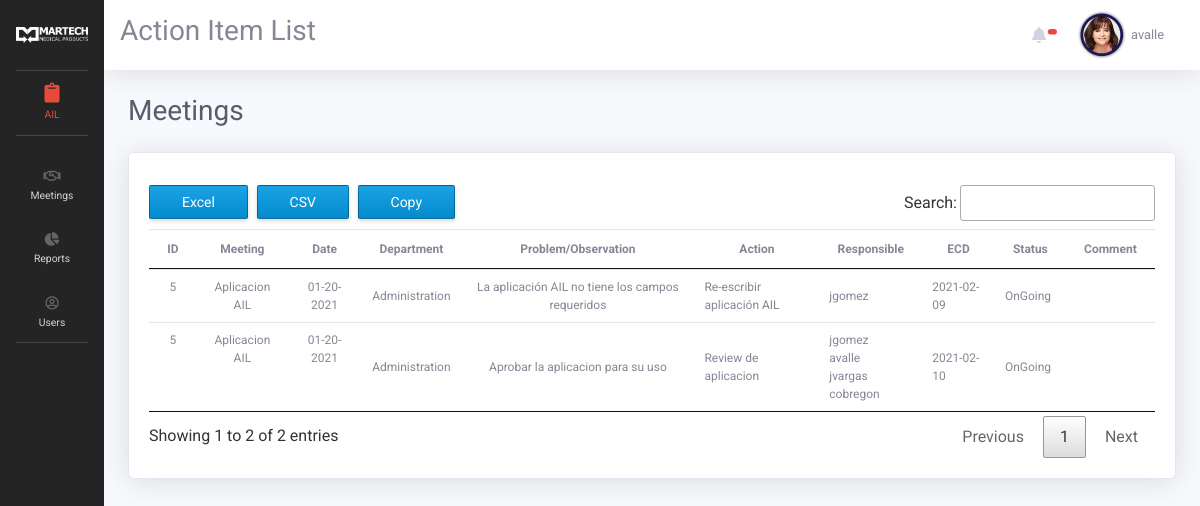
/ailApp/index.php?page=meeting_report&meeting_id=5 (signed in), run on the app's committed database.
### tables this page shows
CREATE TABLE `meetings` (
  `meeting_id` int(11) NOT NULL,
  `meeting_department_id` int(11) NOT NULL,
  `meeting_name` varchar(255) NOT NULL,
  `meeting_date` date NOT NULL,
  `meeting_active` int(1) NOT NULL DEFAULT 1,
  `meeting_complete` int(1) NOT NULL,
  `meeting_user_id` int(11) NOT NULL
);

CREATE TABLE `departments` (
  `department_id` int(11) NOT NULL,
  `department_name` varchar(255) NOT NULL,
  `department_active` int(1) NOT NULL DEFAULT 1
);

CREATE TABLE `actions` (
  `action_id` int(11) NOT NULL,
  `action_meeting_id` int(11) NOT NULL,
  `action_name` varchar(255) NOT NULL,
  `action_description` text NOT NULL,
  `action_department` int(11) NOT NULL,
  `action_promise_date` date NOT NULL,
  `action_end_date` date NOT NULL,
  `action_status` int(1) NOT NULL,
  `action_complete` int(1) NOT NULL DEFAULT 0
);

CREATE TABLE `action_responsible` (
  `a_responsible_id` int(11) NOT NULL,
  `a_action_id` int(11) NOT NULL,
  `a_responsible_user` int(11) NOT NULL,
  `a_responsible_main` int(1) NOT NULL DEFAULT 0,
  `a_responsible_added_by` int(11) NOT NULL,
  `a_responsible_date` date NOT NULL
);

CREATE TABLE `users` (
  `user_id` int(11) NOT NULL COMMENT 'auto incrementing user_id of each user, unique index',
  `user_name` varchar(64) NOT NULL COMMENT 'user''s name, unique',
  `user_password_hash` varchar(255) NOT NULL COMMENT 'user''s password in salted and hashed format',
  `user_email` varchar(64) NOT NULL COMMENT 'user''s email, unique',
  `user_first_name` varchar(255) DEFAULT NULL,
  `user_last_name` varchar(255) DEFAULT NULL,
  `user_employee_number` varchar(255) DEFAULT NULL,
  `user_department` int(11) NOT NULL,
  `user_date` datetime DEFAULT NULL,
  `user_last_update` timestamp NOT NULL DEFAULT current_timestamp() ON UPDATE current_timestamp(),
  `user_phone` varchar(25) DEFAULT NULL,
  `user_areacode` varchar(5) DEFAULT NULL,
  `user_level` int(1) NOT NULL DEFAULT 0,
  `user_image` varchar(255) NOT NULL DEFAULT 'uploads/user_img/noimage.png',
  `user_locked` int(1) NOT NULL DEFAULT 0,
  `user_suspend` int(1) NOT NULL DEFAULT 0,
  `user_active` int(1) NOT NULL DEFAULT 1
);

### ailApp/views/pages/reports/meeting_report.php (the view, shortened to what this page needs)
<h1 class="h3 mb-4 text-gray-800">Meetings</h1>
<div class="card shadow mb-4">
    <div class="card-header py-3">
    </div>
        <div class="card-body">
            <div style="margin-top:-20px;" class="table-responsive">
            <table  style="font-size: 14px; vertical-align:middle; " class="table  order-column " id="dataTableExcel" width="100%" cellspacing="0">
                <thead>
                <tr>
                    <th style="text-align: center;">ID</th>
                    <th style="text-align: center;">Meeting</th>
                    <th style="text-align: center;">Date</th>
                    <th style="text-align: center;">Department</th>
                    <th style="text-align: center;">Problem/Observation</th>
                    <th style="text-align: center;">Action</th>
                    <th style="text-align: center;">Responsible</th>
                    <th style="text-align: center;">ECD</th>
                    <th style="text-align: center;">Status</th>
                    <th style="text-align: center;">Comment</th>
                </tr>
                </thead>
                <tbody>
                    <?php
                    $query = "SELECT * FROM meetings
                    LEFT JOIN departments ON meetings.meeting_department_id = departments.department_id
                    LEFT JOIN actions ON meetings.meeting_id = actions.action_meeting_id
                    LEFT JOIN users as owner ON meetings.meeting_user_id = owner.user_id
                    WHERE meeting_id = {$_GET['meeting_id']}";
                    $result = mysqli_query($connection, $query);
                    while($row = mysqli_fetch_array($result)):
                    ?>
                        <tr>
                            <td style="text-align: center;"><?php echo $row['meeting_id'];  ?></td>
                            <td style="text-align: center;"><?php echo $row['meeting_name'];  ?></td>
                            <td style="text-align: center;"><?php echo date('m-d-Y', strtotime($row['meeting_date']));  ?></td>
                            <td style="text-align: center;"><?php echo $row['department_name'];  ?></td>
                            <td style="text-align: center;"><?php echo $row['action_description'];  ?></td>
                            <td><?php  echo $row['action_name'];?></td>
                            <td>
                                <?php
                                if(isset($row['action_id']))
                                {
                                    $qresponsible = "SELECT * FROM action_responsible
                                    LEFT JOIN users ON action_responsible.a_responsible_user = users.user_id
                                    WHERE a_action_id = {$row['action_id']}";
                                    $runqresponsible = mysqli_query($connection, $qresponsible);
                                    while($row_responsible = mysqli_fetch_array($runqresponsible))
                                    {
                                        echo $row_responsible['user_name']."<br>";
                                    }
                                }
                                else
                                {
                                    echo "N/A";
                                }
                                ?>
                            </td>
                            <td><?php echo $row['action_promise_date'] ?></td>
                            <td><?php if($row['action_complete'] == 1){echo "Completed";}else{echo "OnGoing";} ?></td>
                            <td>
                            </td>
                        </tr>
                    <?php endwhile; ?>
                </tbody>
            </table>
        </div>
    </div>
</div>

### ailApp/views/includes/header.php (style rules this page uses)
body { font-family: 'Roboto', sans-serif; }
tr { font-size: 12px; }
.table-responsive { width: 100%; }
.card-header { background-color: #fff; border-bottom: #fff; }
td { vertical-align: middle; }
.odd { vertical-align: middle; }
.even { vertical-align: middle; }

### data on the page
meetings: meeting_id "5", meeting_name "Aplicacion AIL", meeting_date "01-20-2021", departments.department_name "Administration", actions.action_description "La aplicación AIL no tiene los campos requeridos", actions.action_name "Re-escribir aplicación AIL", actions.action_promise_date "2021-02-09", actions.action_description "Aprobar la aplicacion para su uso", actions.action_name "Review de aplicacion", actions.action_promise_date "2021-02-10"
action_responsible: users.user_name "jgomez"
action_responsible: users.user_name "jgomez"
action_responsible: users.user_name "avalle"
action_responsible: users.user_name "jvargas"
action_responsible: users.user_name "cobregon"

### other printed values
$_SESSION['quatroapp_user_name'] "avalle"
